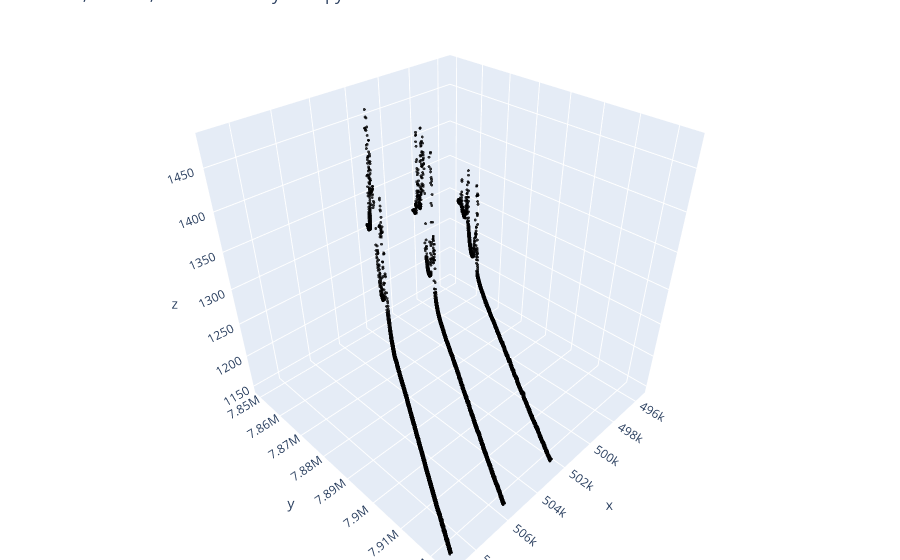

The notebook cell this image was saved under:
### Markdown cell above
## 3D plot with plotly graphic objects

### Code cell
import plotly.graph_objects as go
ATL08_files = glob.glob(os.path.join(ATL08_output_path, 'ATL08_*.hdf'))
ATL08_files.sort()
df_ATL08 = pd.read_hdf(ATL08_files[0], mode='r')

df_ATL08_canopy_df = df_ATL08[df_ATL08['Canopy height (m)'] < 1e4]
fig = go.Figure()
ATL08_terrain_data = go.Scatter3d(name='All ATL08',
    x=df_ATL08['Easting'], y=df_ATL08['Northing'], z=df_ATL08['Terrain Elevation best fit'],
    mode='markers',
    marker=dict(
        size=1,
        color='black', #df_ATL08['Terrain Elevation best fit'],
        opacity=0.8
    )
)

ATL08_canopy_data = go.Scatter3d(name='All ATL08',
    x=df_ATL08_canopy_df['Easting'], y=df_ATL08_canopy_df['Northing'], z=df_ATL08_canopy_df['Canopy height (m)'],
    mode='markers',
    marker=dict(
        size=6,
        color=df_ATL08_canopy_df['Canopy height (m)'],
        colorscale='Viridis',   # choose a colorscale
        opacity=0.8
    )
)

fig.add_trace(ATL08_terrain_data)
fig.add_trace(ATL08_canopy_data)

# tight layout
fig.update_layout(margin=dict(l=0, r=0, b=0, t=0), title='Land, Ground, and Preliminary Canopy')
fig.show()

### Figure 1 — Plotly figure (JSON) as saved in the notebook; plotly's stock layout.template omitted (floating-point values rounded to 4 significant figures; data arrays with more than 128 entries replaced by an {"elided": "..."} marker saying what was removed)
{"data": [{"marker": {"color": "black", "opacity": 0.8, "size": 1}, "mode": "markers", "name": "All ATL08", "type": "scatter3d", "x": {"elided": "4189 float values"}, "y": {"elided": "4189 float values"}, "z": {"elided": "4189 float values"}}, {"marker": {"color": [], "colorscale": [[0, "#440154"], [0.1111, "#482878"], [0.2222, "#3e4989"], [0.3333, "#31688e"], [0.4444, "#26828e"], [0.5556, "#1f9e89"], [0.6667, "#35b779"], [0.7778, "#6ece58"], [0.8889, "#b5de2b"], [1, "#fde725"]], "opacity": 0.8, "size": 6}, "mode": "markers", "name": "All ATL08", "type": "scatter3d", "x": [], "y": [], "z": []}], "layout": {"margin": {"b": 0, "l": 0, "r": 0, "t": 0}, "title": {"text": "Land, Ground, and Preliminary Canopy"}}}
